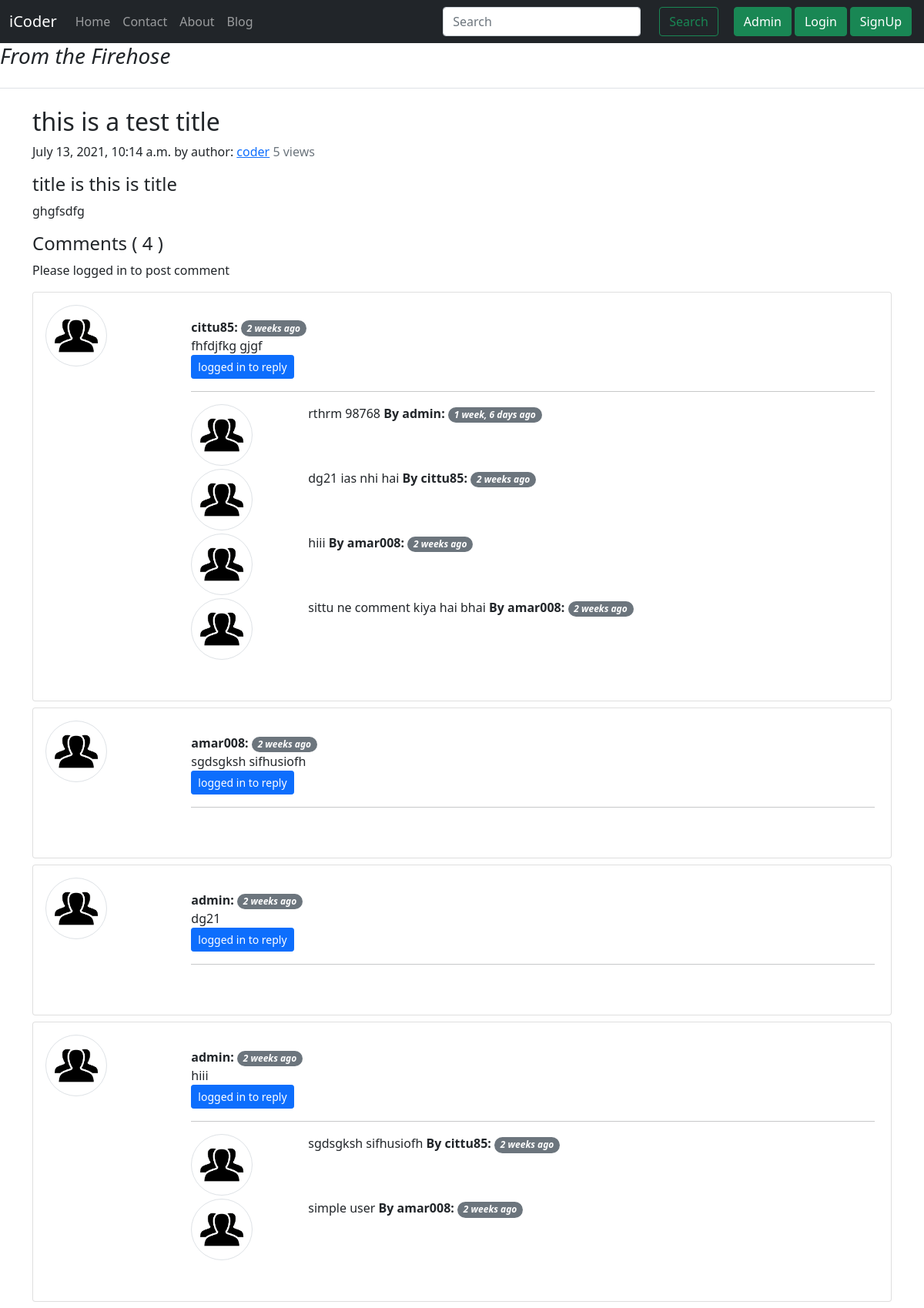
The page /blog/second-post on the database its author committed.
### blogapp/models.py (models this page shows, shortened)
class Post(models.Model):
    sno = models.AutoField(primary_key=True)
    title = models.CharField(max_length=255)
    author = models.CharField(max_length=50)
    content = models.TextField()
    post_slug=models.CharField(max_length=100, blank=True)
    views=models.IntegerField(default=0)
    timestamp=models.DateTimeField(blank=True)
    class Meta:
        ordering = ['-timestamp',]

class Blogcomment(models.Model):
    sno=models.AutoField(primary_key=True)
    comment=models.TextField()
    user=models.ForeignKey(User, on_delete=models.CASCADE)
    post=models.ForeignKey(Post, on_delete=models.CASCADE)
    parent=models.ForeignKey('self', on_delete=models.CASCADE, null=True)
    timestamp=models.DateTimeField(default=now)
    class Meta:
        ordering = ['-timestamp',]
    def __str__(self):
        return self.comment[0:15]+ "..." + " by "

### blogapp/views.py (the view)
# urls.py: path('<str:slug>', views.blogpost, name='blogpost'),
def blogpost(request, slug):
    post=Post.objects.filter(post_slug=slug).first()
    post.views=post.views+1
    post.save()
    comments=Blogcomment.objects.filter(post=post, parent=None)
    replies=Blogcomment.objects.filter(post=post).exclude(parent=None)
    rep_dict={}
    for reply in replies:
        if reply.parent.sno not in rep_dict.keys():
            rep_dict[reply.parent.sno]=[reply]
        else:
            rep_dict[reply.parent.sno].append(reply)
    print(rep_dict)
    context={'post':post, 'comments':comments, 'user':request.user, 'rep_dict':rep_dict}
    return render(request, 'blogapp/blogpost.html', context)

### blogapp/templatetags/extras.py (called while the page is built)
@register.filter(name='get_val')
def get_val(dict, key):
    return dict.get(key)

### templates/blogapp/blogpost.html (shortened to what this page needs)
{% extends 'base.html' %}
{% load static %}
{% load humanize %}
{% load extras %}
{% block body %}
<h3 class="pb-4 mb-4 fst-italic border-bottom">
  From the Firehose
</h3>
<div class="container blog-post">
  <h2 class="blog-post-title">{{post.title}}</h2>
  <p class="blog-post-meta">{{post.timestamp}} by author: <a href="/about">{{post.author}}</a> <span class="text-muted"> {{post.views}} views</span></p>
  <p>{{post.content|safe|escape}}</p>
</div>
<div class="container">
  <h4>Comments ( {{ comments.count }} )</h4>
  <div class="my-2">
    {% if user.is_authenticated %}
     <form action="/blog/postcomment/" method="POST">
      {% csrf_token %}
      <input type="text" name="comment" placeholder="enter comment here">
      <input type="hidden" name="postsno" value="{{post.sno}}">
      <input type="hidden" name="parentsno" value="">
      <input type="submit" value="Submit">
    </form>
    {% else %}
    <p>Please logged in to post comment</p>
    {% endif %}
  </div>
  {% for comment in comments %}
  <div class="card my-2">
    <div class="card-body">
      <div class="row">
        <div class="col-sm-2">
          <img src="{% static 'images/user.png' %}" alt="images"
          style="width: 80px; height: 80px;" class="img-thumbnail rounded-circle">
        </div>
        <div class="col-sm-10 alert">
          <b>{{comment.user.username}}: </b> <i class="badge rounded-pill bg-secondary">{{comment.timestamp | naturaltime}}</i>
          <div>{{comment.comment}}  </div>
          {% if user.is_authenticated %}
          <div class="reply mt-1">
              <button class="btn btn-sm btn-primary" type="button" data-bs-toggle="collapse" data-bs-target="#reply{{comment.sno}}" aria-expanded="false" aria-controls="reply{{comment.sno}}">
                Reply
              </button>
            <div class="collapse" id="reply{{comment.sno}}">
              <div class="card card-body my-2">
                <form action="/blog/postcomment/" method="POST">
                  {% csrf_token %}
                  <div class="form-group">
                    <label for="comment"></label>
                    <input type="text" name="comment" placeholder="enter comment here">
                    <input type="hidden" name="parentsno" value="{{comment.sno}}">
                  </div>
                  <input type="hidden" name="postsno" value="{{post.sno}}">
                  <input type="submit" value="Submit">
                </form>
              </div>
            </div>
          </div>
          {% else %}
          <button class="btn btn-sm btn-primary" type="button" data-bs-toggle="collapse" data-bs-target="#reply{{comment.sno}}" aria-expanded="false" aria-controls="reply{{comment.sno}}">
            logged in to reply
          </button>
          <hr>
          {% endif %}
            <div class="reply mt-1">
              {% for reply in rep_dict|get_val:comment.sno %}
                <div class="row my-1">
                  <div class="col-sm-2">
                    <img src="{% static 'images/user.png' %}" alt="images"
                    style="width: 80px; height: 80px;" class="img-thumbnail rounded-circle">
                  </div>
                  <div class="col-sm-10">
                    {{reply.comment}}
                    <b>By {{reply.user.username}}: </b> <i class="badge rounded-pill bg-secondary">{{reply.timestamp | naturaltime}}</i>
                    <br>
                  </div>
                </div>
              {% endfor %}
            </div>
        </div>
      </div>
    </div>
  </div>
  {% endfor %}
</div>
{% endblock body %}

### templates/base.html (shortened to what this page needs)
<!doctype html>
<html lang="en">
<head>
  <link href="https://cdn.jsdelivr.net/npm/bootstrap@5.0.2/dist/css/bootstrap.min.css" rel="stylesheet"
>
</head>
<body>
  <nav class="navbar navbar-expand-lg navbar-dark bg-dark">
    <div class="container-fluid">
      <a class="navbar-brand" href="/">iCoder</a>
      <div class="collapse navbar-collapse" id="navbarSupportedContent">
        <ul class="navbar-nav me-auto mb-2 mb-lg-0">
          <li class="nav-item ">
            <a class="nav-link {% block homeactive %}{% endblock homeactive %}" aria-current="page" href="/">Home</a>
          </li>
          <li class="nav-item ">
            <a class="nav-link {% block contactactive %}{% endblock contactactive %}" href="/contact">Contact</a>
          </li>
          <li class="nav-item">
            <a class="nav-link {% block aboutactive %}{% endblock aboutactive %}" href="/about">About</a>
          </li>
          <li class="nav-item">
            <a class="nav-link {% block blogactive %}{% endblock blogactive %}" href="/blog">Blog</a>
          </li>
        </ul>
          <form class="d-flex" method="GET" action="/search">
            <input class="form-control me-2" type="search" placeholder="Search" name="query" id="query"
              aria-label="Search">
            <button class="btn btn-outline-success mx-3" type="submit">Search</button>
          </form>
          <a href="/admin" class="btn btn-success mx-1" target="_blank">Admin</a>
          {% if user.is_authenticated %}
          <ul class="navbar-nav mb-2 mb-lg-0">
            <li class="nav-item dropdown">
              <a class="nav-link dropdown-toggle" href="#" id="navbarDropdown" role="button" data-bs-toggle="dropdown"
                aria-expanded="false">
                Welcome {{request.user}}
              </a>
              <ul class="dropdown-menu" aria-labelledby="navbarDropdown">
                <li><a class="dropdown-item" href="/logout">Logout</a></li>
              </ul>
            </li>
          </ul>
          {% else %}
          <button type="button" class="btn btn-success" data-bs-toggle="modal" data-bs-target="#loginmodal">
            Login
          </button>
          <button type="button" class="btn btn-success mx-1" data-bs-toggle="modal" data-bs-target="#signupmodal">
            SignUp
          </button>
          {% endif %}
      </div>
    </div>
  </nav>
  {% block body %}
  {% endblock body %}
</body>
</html>

### rows shown on the page
Post: title "this is a test title", timestamp "July 13, 2021, 10:14 a.m.", author "coder", views "5", content "title is this is title ghgfsdfg"
Blogcomment: user.username "cittu85", timestamp "2 weeks ago", comment "fhfdjfkg gjgf"
Blogcomment: comment "rthrm 98768", user.username "admin", timestamp "1 week, 6 days ago"
Blogcomment: comment "dg21 ias nhi hai", user.username "cittu85", timestamp "2 weeks ago"
Blogcomment: comment "hiii", user.username "amar008", timestamp "2 weeks ago"
Blogcomment: comment "sittu ne comment kiya hai bhai", user.username "amar008", timestamp "2 weeks ago"
Blogcomment: user.username "amar008", timestamp "2 weeks ago", comment "sgdsgksh sifhusiofh"
Blogcomment: user.username "admin", timestamp "2 weeks ago", comment "dg21"
Blogcomment: user.username "admin", timestamp "2 weeks ago", comment "hiii"
Blogcomment: comment "sgdsgksh sifhusiofh", user.username "cittu85", timestamp "2 weeks ago"
Blogcomment: comment "simple user", user.username "amar008", timestamp "2 weeks ago"

### other values the page prints
{{ comments.count }} "4"
